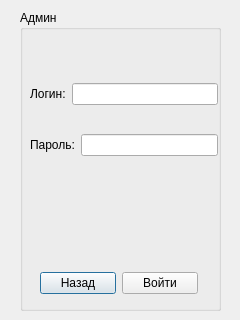
<?xml version="1.0" encoding="UTF-8"?>
<ui version="4.0">
 <class>registretion</class>
 <widget class="QDialog" name="registretion">
  <property name="geometry">
   <rect>
    <x>0</x>
    <y>0</y>
    <width>240</width>
    <height>320</height>
   </rect>
  </property>
  <property name="windowTitle">
   <string>Dialog</string>
  </property>
  <widget class="QGroupBox" name="groupBox">
   <property name="geometry">
    <rect>
     <x>20</x>
     <y>10</y>
     <width>201</width>
     <height>301</height>
    </rect>
   </property>
   <property name="title">
    <string>Админ</string>
   </property>
   <widget class="QWidget" name="layoutWidget">
    <property name="geometry">
     <rect>
      <x>20</x>
      <y>260</y>
      <width>158</width>
      <height>26</height>
     </rect>
    </property>
    <layout class="QHBoxLayout" name="horizontalLayout">
     <item>
      <widget class="QPushButton" name="back_button">
       <property name="text">
        <string>Назад</string>
       </property>
      </widget>
     </item>
     <item>
      <widget class="QPushButton" name="enter_button">
       <property name="text">
        <string>Войти</string>
       </property>
      </widget>
     </item>
    </layout>
   </widget>
   <widget class="QWidget" name="layoutWidget">
    <property name="geometry">
     <rect>
      <x>10</x>
      <y>50</y>
      <width>188</width>
      <height>121</height>
     </rect>
    </property>
    <layout class="QVBoxLayout" name="verticalLayout">
     <item>
      <layout class="QHBoxLayout" name="horizontalLayout_3">
       <item>
        <widget class="QLabel" name="label">
         <property name="text">
          <string>Логин:</string>
         </property>
        </widget>
       </item>
       <item>
        <widget class="QLineEdit" name="loginEdit"/>
       </item>
      </layout>
     </item>
     <item>
      <layout class="QHBoxLayout" name="horizontalLayout_2">
       <item>
        <widget class="QLabel" name="label_2">
         <property name="text">
          <string>Пароль:</string>
         </property>
        </widget>
       </item>
       <item>
        <widget class="QLineEdit" name="passwordEdit">
         <property name="echoMode">
          <enum>QLineEdit::EchoMode::Password</enum>
         </property>
        </widget>
       </item>
      </layout>
     </item>
    </layout>
   </widget>
  </widget>
 </widget>
 <resources/>
 <connections/>
</ui>
